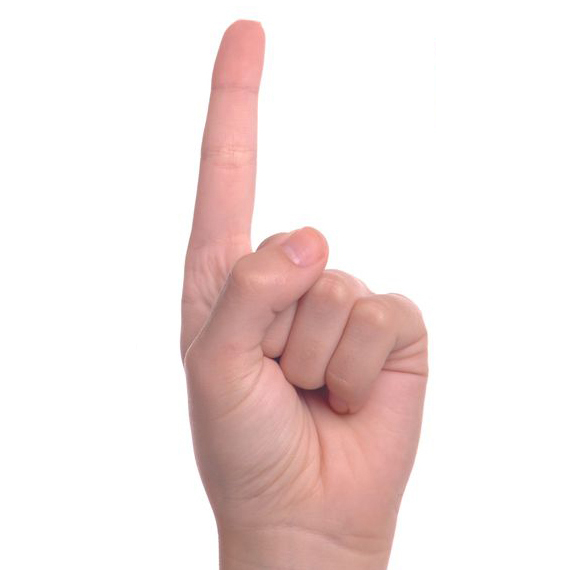
#> input picture lessons/opencv 3rd session/1.jpg, 570 x 570 px, given in place of 1.jpg.jpg, which was not available
$ python 'find_number_of_fingers(angle).py'
#> lines starting #> are read from the running program, lines starting #| are printed output that depends on the picture; after the words box and inside, x2 and y2 are one past the last pixel; in counts of white or black regions, pixels touching at a corner belong together; pictures that were not available may be replaced by others from this repository, and a replacement may not be noted
import cv2
import numpy as np
from math import *
import imutils

img = cv2.imread(input("name: ")+".jpg")
#> the answer given: 1.jpg
#> img is the input picture: shape (570, 570, 3); mean B, G, R 227.5, 229.2, 242.6
img = imutils.resize(img, 450)
#> img: shape (450, 450, 3)
font = cv2.FONT_HERSHEY_SIMPLEX

hsv_img = cv2.cvtColor(img, cv2.COLOR_BGR2HSV)
#> hsv_img: shape (450, 450, 3); mean H, S, V 4.3, 18.9, 242.6

lower = np.array([0, 33, 63])
upper = np.array([26, 183, 255])

mask = cv2.inRange(hsv_img, lower, upper)
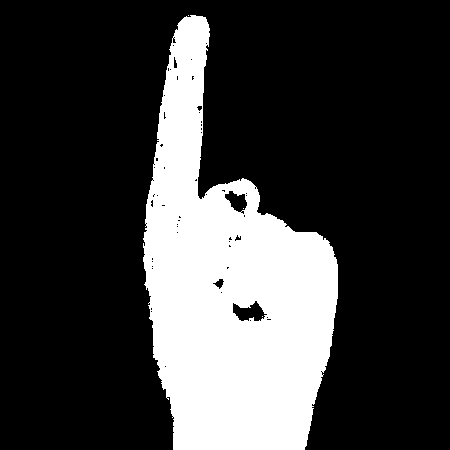
#> mask: shape (450, 450); 24% white; 4 white regions (3 under 20 px), largest, box (x1, y1, x2, y2) and area: (143, 15, 338, 450) 48672

mask = cv2.dilate(mask, None, iterations=3)
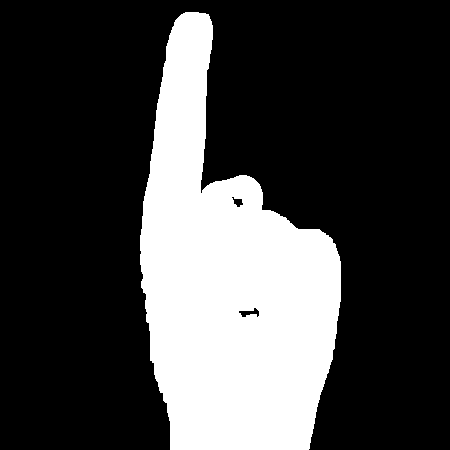
#> mask: shape (450, 450); 26.3% white; 1 white region, box (x1, y1, x2, y2) and area: (140, 12, 341, 450) 53240
mask = cv2.erode(mask, None, iterations=3)
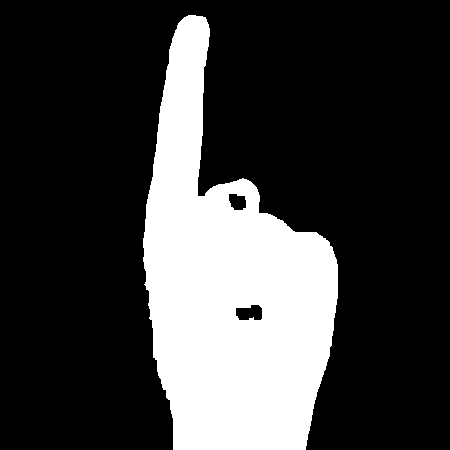
#> mask: shape (450, 450); 24.3% white; 1 white region

cnts, _ = cv2.findContours(mask, cv2.RETR_EXTERNAL, cv2.CHAIN_APPROX_SIMPLE)
#> cnts = 1 contour; box (x1, y1, x2, y2) and area: (143, 15, 338, 450) 49201

max_cnts = sorted(cnts, key=cv2.contourArea, reverse=True)[0] # extra job
#> max_cnts = contour of 325 points, box (x1, y1, x2, y2) (143, 15, 338, 450), area 49201
# or we cann use
# max_cnts = max(cnts, key=cv2.contourArea)

ep = .003 * cv2.arcLength(max_cnts, True)
#> ep = 3.65
max_cnts = cv2.approxPolyDP(max_cnts, ep, True)
#> max_cnts = contour of 22 points, box (x1, y1, x2, y2) (143, 15, 337, 450), area 49354

out_hall = cv2.convexHull(max_cnts, returnPoints=False) # returns the indexes instead of points if returnPoints is False
#> out_hall = [21, 10, 9, 8, 7, 6, 4, 3, 2, 1, 0]

defects = cv2.convexityDefects(max_cnts, out_hall)
#> defects = [[4, 6, 5, 1914], [10, 21, 19, 23788]]


n = 1

for i in range(defects.shape[0]):
    s, e, f, d = defects[i, 0]
    start = tuple(max_cnts[s, 0])
    end = tuple(max_cnts[e, 0])
    far = tuple(max_cnts[f, 0])

    d_se = hypot(start[0] - end[0], start[1] - end[1])
    d_sf = hypot(start[0] - far[0], start[1] - far[1])
    d_fe = hypot(far[0] - end[0], far[1] - end[1])

    angle = degrees( acos( (d_sf**2 + d_fe**2 - d_se**2) / (2 * d_sf * d_fe) ) )

    if angle <= 90:
        n += 1
#> this loop made 2 passes
#> (s, e, f, d, start, end, far, d_se) on passes 1 to 2: (4, 6, 5, 1914, (153, 357), (173, 449), (170, 400), 94.15), (10, 21, 19, 23788, (329, 242), (205, 17), (197, 195), 256.9)
#> after the loop, n = 1

cv2.drawContours(img, [max_cnts], -1, (0, 255, 0), 3)
#cv2.drawContours(img, [out_hall], -1, (0, 255, 0), 3)
cv2.putText(img, f"Number: {n}", (20, 20), font, 0.5, (0, 255, 0), 2)
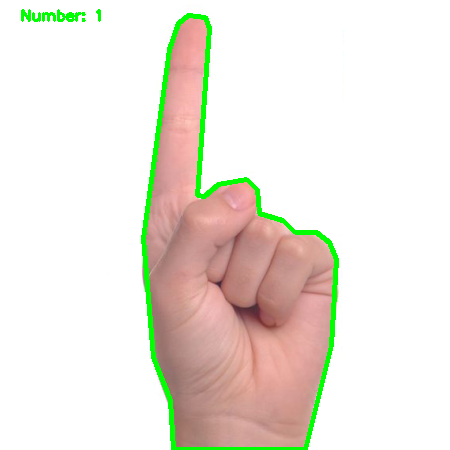
#> img: shape (450, 450, 3); mean B, G, R 221.9, 231, 236.1

cv2.imshow("star", img)
cv2.waitKey(0)
cv2.destroyAllWindows()
